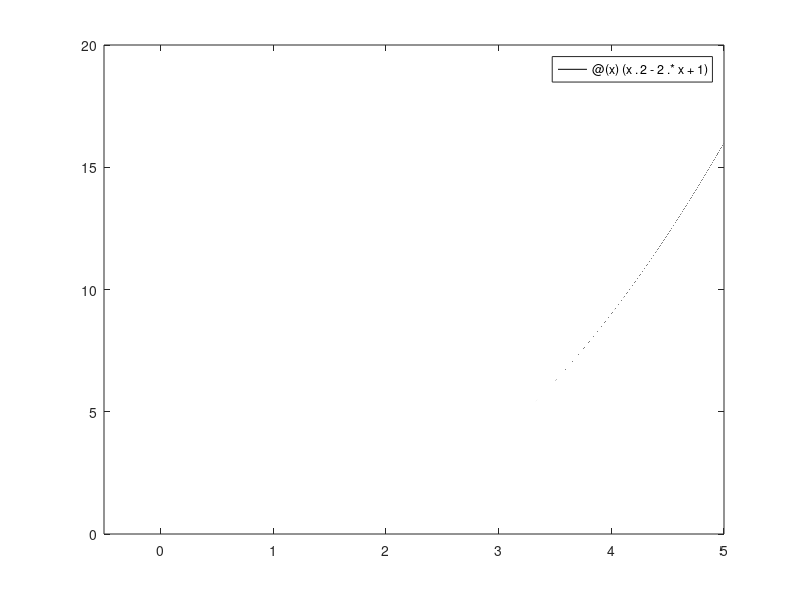

This figure's MATLAB source: (Note: this script raises an error after producing the figure.)
% Chapter 5: creating the images for Chapter 5 of my PhD Thesis.
% (c) Joachim Ganseman, october 2017

% NOTE: run this file while inside the 'tests' folder in Matlab for correct path

% NOTE: AFTER RUNNING, EXTERNALIZE THE DATA TABLE READING in 2 steps:
% 1. add the following code before subimporting the created tex file:
%     \pgfplotstableread{./images/chapter2/audiosignalexcerpt-1.tsv}\loadedtable
% 2. in the tex file itself, change the following:
%     table[row sep=crcr,format=inline]{\loadedtable}; 


clear;
addpath(genpath('../'));     % add subdirectories to path. 

PRINTTOFILE = 0;

%% Part 0: plot the different beta divergences
% use equations in definition, substitute y=1 

deuc = @(x) (x.^2 -2.*x +1);
dkl = @(x) (x.*log(x) -x +1);
dis = @(x) (x -log(x) -1);

figure;
fplot(deuc, [-0.5, 5], 'black');
text(4.1,9,texlabel('d_{EUC}(x|y=1) = x^2 - 2x + 1'));
hold on;
fplot(dkl, [-0.5, 10], 'red');
text(7,7.3,texlabel('d_{KL}(x|y=1) = x log(x) - x + 1'));
hold on;
fplot(dis, [-0.5, 10], 'blue');
text(6,2.8,texlabel('d_{IS}(x|y=1) = x - log(x) - 1'));
hold off;
grid on;

%% Part 1: find a good plot of the plotBetaNMF test (testing optimal beta/power for NMF). 

%load('nmf-beta-test-chord1-base48.mat');
%disp('display bss_eval metrics separating C3-E3-G3 piano chord.')

load('nmf-beta-test-chord1-base60.mat');
disp('display bss_eval metrics separating C4-E4-G4 piano chord.')

%load('nmf-beta-test-chord1-base72.mat');
%disp('display bss_eval metrics separating C5-E5-G5 piano chord.')

% set up as: arpeggiated mix of 3 sources from MAPS dataset
% for each power 0.5:0.1:2.5, for each beta 0.0:0.1:2.5, 3 SDR values [1;2;3]
% try to plot as 3 separate 3D plots

%%
maketable = cell2mat(cat(1,mySDR{:})); % put into tabular format
source1sdr = maketable(1:3:end, :)';
source2sdr = maketable(2:3:end, :)';
source3sdr = maketable(3:3:end, :)';

%only keep values larger than 0
source1sdr = max(0, source1sdr);
source2sdr = max(0, source2sdr);
source3sdr = max(0, source3sdr);

%display max value
%max(source1sdr(:)) 
% keep within the maximum and 5 dB below that?
% source1sdr = max(max(source1sdr(:))-5.0, source1sdr);

%some variables for plot details
nrcontours = 20;

%% plot these as a 3d mesh/contour plot

figure1 = figure;
axes1 = axes('Parent',figure1);
title('BSS_EVAL 3.0 scores, extraction of notes from C4-E4-G4 piano chord');
ylabel('Beta');
xlabel('exponent');
hold(axes1,'on');
box(axes1,'on');
axis(axes1,'tight');
set(axes1,'BoxStyle','full','Layer','top','YMinorTick','on','YTick',...
    [1 6 11 16 21 26],'YTickLabel',{'0.0','0.5','1.0','1.5','2.0','2.5'},...
    'XMinorTick','on','XTick',[1 6 11 16 21],'XTickLabel',...
    {'0.5','1.0','1.5','2.0','2.5'});

myaxes = set(axes1);

%
s1ax = subplot(3, 3, 1);
contourf(source1sdr, nrcontours);
colorbar;
title('C SDR');
grid on;
ylabel('Beta');
% draw line of maxima along x-axis
[~, xmaxes] = max(source1sdr);
hold on; p = plot( 1:1:size(xmaxes,2) , xmaxes, 'red', 'LineWidth', 1.0, 'Marker', '*'); hold off;
% draw line of maxima along y-axis
[~, ymaxes] = max(source1sdr');
hold on; plot( ymaxes , 1:1:size(ymaxes,2), 'green', 'LineWidth', 1.0, 'Marker', 'd'); hold off;

%
s2ax = subplot(3, 3, 2);
contourf(source2sdr, nrcontours);
colorbar;
title('E SDR');
grid on;
% draw line of maxima along x-axis
[~, xmaxes] = max(source2sdr);
hold on; p = plot( 1:1:size(xmaxes,2) , xmaxes, 'red', 'LineWidth', 1.0, 'Marker', '*'); hold off;
% draw line of maxima along y-axis
[~, ymaxes] = max(source2sdr');
hold on; plot( ymaxes , 1:1:size(ymaxes,2), 'green', 'LineWidth', 1.0, 'Marker', 'd'); hold off;

%
s3ax = subplot(3, 3, 3);
contourf(source3sdr, nrcontours);
colorbar;
title('G SDR');
grid on;
% draw line of maxima along x-axis
[~, xmaxes] = max(source3sdr);
hold on; p = plot( 1:1:size(xmaxes,2) , xmaxes, 'red', 'LineWidth', 1.0, 'Marker', '*'); hold off;
% draw line of maxima along y-axis
[~, ymaxes] = max(source3sdr');
hold on; plot( ymaxes , 1:1:size(ymaxes,2), 'green', 'LineWidth', 1.0, 'Marker', 'd'); hold off;

%% plot SIR
maketable = cell2mat(cat(1,mySIR{:})); % put into tabular format
source1sir = maketable(1:3:end, :)';
source2sir = maketable(2:3:end, :)';
source3sir = maketable(3:3:end, :)';

%only keep values larger than 0
source1sir = max(0, source1sir);
source2sir = max(0, source2sir);
source3sir = max(0, source3sir);

%
% figure2 = figure;
% axes1 = axes('Parent',figure1);
% ylabel('Beta');
% xlabel('exponent');
% hold(axes1,'on');
% box(axes1,'on');
% axis(axes1,'tight');
% set(axes1,'BoxStyle','full','Layer','top','YMinorTick','on','YTick',...
%     [1 6 11 16 21 26],'YTickLabel',{'0.0','0.5','1.0','1.5','2.0','2.5'},...
%     'XMinorTick','on','XTick',[1 6 11 16 21],'XTickLabel',...
%     {'0.5','1.0','1.5','2.0','2.5'});
%
s4ax = subplot(3, 3, 4);
contourf(source1sir, nrcontours);
colorbar;
title('C SIR');
grid on;
ylabel('Beta');
% draw line of maxima along x-axis
[~, xmaxes] = max(source1sir);
hold on; p = plot( 1:1:size(xmaxes,2) , xmaxes, 'red', 'LineWidth', 1.0, 'Marker', '*'); hold off;
% draw line of maxima along y-axis
[~, ymaxes] = max(source1sir');
hold on; plot( ymaxes , 1:1:size(ymaxes,2), 'green', 'LineWidth', 1.0, 'Marker', 'd'); hold off;

%
s5ax = subplot(3, 3, 5);
contourf(source2sir, nrcontours);
colorbar;
title('E SIR');
grid on;
% draw line of maxima along x-axis
[~, xmaxes] = max(source2sir);
hold on; p = plot( 1:1:size(xmaxes,2) , xmaxes, 'red', 'LineWidth', 1.0, 'Marker', '*'); hold off;
% draw line of maxima along y-axis
[~, ymaxes] = max(source2sir');
hold on; plot( ymaxes , 1:1:size(ymaxes,2), 'green', 'LineWidth', 1.0, 'Marker', 'd'); hold off;

%
s6ax = subplot(3, 3, 6);
contourf(source3sir, nrcontours);
colorbar;
title('G SIR');
grid on;
% draw line of maxima along x-axis
[~, xmaxes] = max(source3sir);
hold on; p = plot( 1:1:size(xmaxes,2) , xmaxes, 'red', 'LineWidth', 1.0, 'Marker', '*'); hold off;
% draw line of maxima along y-axis
[~, ymaxes] = max(source3sir');
hold on; plot( ymaxes , 1:1:size(ymaxes,2), 'green', 'LineWidth', 1.0, 'Marker', 'd'); hold off;

%% plot SAR
maketable = cell2mat(cat(1,mySAR{:})); % put into tabular format
source1sar = maketable(1:3:end, :)';
source2sar = maketable(2:3:end, :)';
source3sar = maketable(3:3:end, :)';

%only keep values larger than 0
source1sar = max(0, source1sar);
source2sar = max(0, source2sar);
source3sar = max(0, source3sar);

%
% figure3 = figure;
% axes1 = axes('Parent',figure1);
% ylabel('Beta');
% xlabel('exponent');
% hold(axes1,'on');
% box(axes1,'on');
% axis(axes1,'tight');
% set(axes1,'BoxStyle','full','Layer','top','YMinorTick','on','YTick',...
%     [1 6 11 16 21 26],'YTickLabel',{'0.0','0.5','1.0','1.5','2.0','2.5'},...
%     'XMinorTick','on','XTick',[1 6 11 16 21],'XTickLabel',...
%     {'0.5','1.0','1.5','2.0','2.5'});
%
s7ax = subplot(3, 3, 7);
contourf(source1sar, nrcontours);
colorbar;
title('C SAR');
grid on;
ylabel('Beta');
xlabel('exponent');
% draw line of maxima along x-axis
[~, xmaxes] = max(source1sar);
hold on; p = plot( 1:1:size(xmaxes,2) , xmaxes, 'red', 'LineWidth', 1.0, 'Marker', '*'); hold off;
% draw line of maxima along y-axis
[~, ymaxes] = max(source1sar');
hold on; plot( ymaxes , 1:1:size(ymaxes,2), 'green', 'LineWidth', 1.0, 'Marker', 'd'); hold off;

%
s8ax = subplot(3, 3, 8);
contourf(source2sar, nrcontours);
colorbar;
title('E SAR');
grid on;
xlabel('exponent');
% draw line of maxima along x-axis
[~, xmaxes] = max(source2sar);
hold on; p = plot( 1:1:size(xmaxes,2) , xmaxes, 'red', 'LineWidth', 1.0, 'Marker', '*'); hold off;
% draw line of maxima along y-axis
[~, ymaxes] = max(source2sar');
hold on; plot( ymaxes , 1:1:size(ymaxes,2), 'green', 'LineWidth', 1.0, 'Marker', 'd'); hold off;

%
s9ax = subplot(3, 3, 9);
contourf(source3sar, nrcontours);
colorbar;
title('G SAR');
grid on;
xlabel('exponent');
% draw line of maxima along x-axis
[~, xmaxes] = max(source3sar);
hold on; p = plot( 1:1:size(xmaxes,2) , xmaxes, 'red', 'LineWidth', 1.0, 'Marker', '*'); hold off;
% draw line of maxima along y-axis
[~, ymaxes] = max(source3sar');
hold on; plot( ymaxes , 1:1:size(ymaxes,2), 'green', 'LineWidth', 1.0, 'Marker', 'd'); hold off;

%% set axes
set([s1ax, s2ax, s3ax, s4ax, s5ax, s6ax, s7ax, s8ax, s9ax],...
    'BoxStyle','full','Layer','top','YMinorTick','on','YTick',...
    [1 6 11 16 21 26],'YTickLabel',{'0.0','0.5','1.0','1.5','2.0','2.5'},...
    'XMinorTick','on','XTick',[1 6 11 16 21],'XTickLabel',...
    {'0.5','1.0','1.5','2.0','2.5'});

%% if wanted, print to file

%save this plot if you want
if PRINTTOFILE
    filename = '../../../thesis/images/chapter5/betavsexponent.tex';
    matlab2tikz('height', '\figureheight', 'width', '\figurewidth', 'filename', filename, 'relativeDataPath', '.')
end
